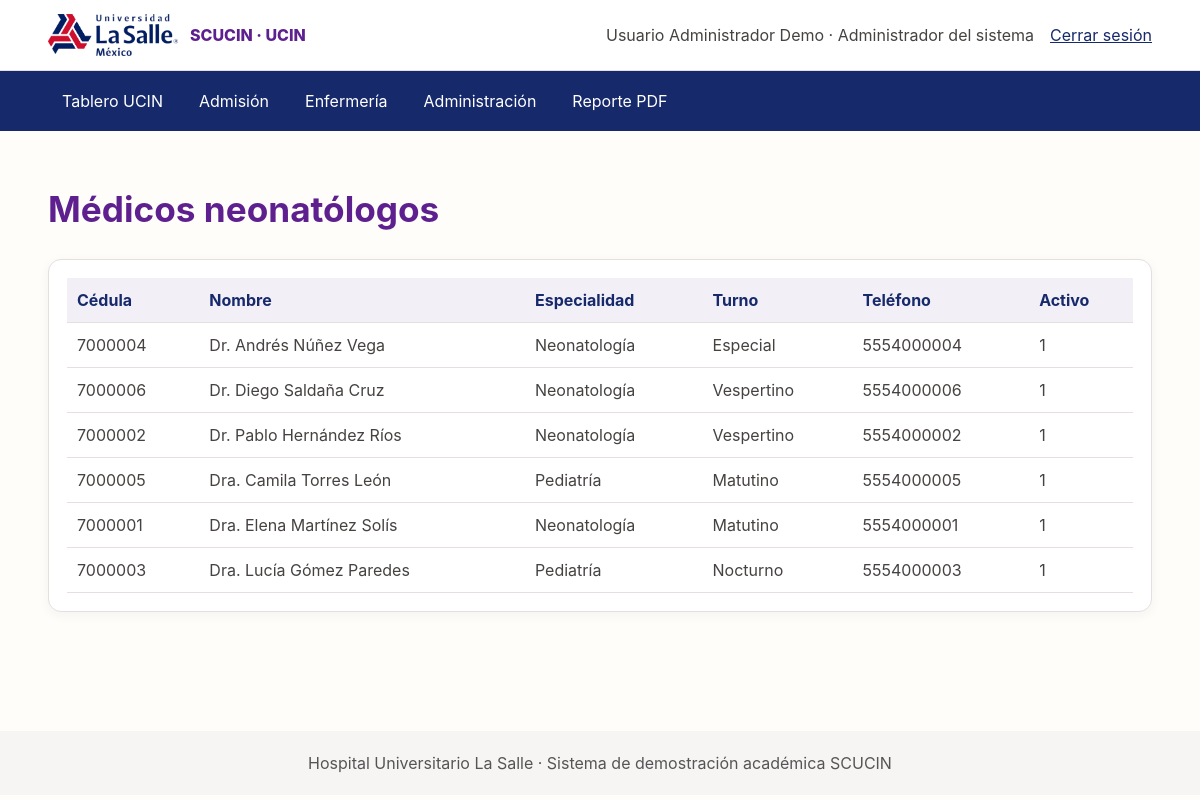
/modulos/administracion/medicos.php (signed in), run on the app's committed database.
### tables this page shows
CREATE TABLE medicos_neonatologos (
 id_medico INT UNSIGNED AUTO_INCREMENT PRIMARY KEY,
 cedula_profesional VARCHAR(8) NOT NULL UNIQUE,
 nombre_completo VARCHAR(150) NOT NULL,
 especialidad ENUM('Neonatología','Pediatría') NOT NULL,
 turno ENUM('Matutino','Vespertino','Nocturno','Especial') NOT NULL,
 telefono CHAR(10) NULL,
 correo VARCHAR(120) NULL,
 activo TINYINT(1) NOT NULL DEFAULT 1,
 CHECK(cedula_profesional REGEXP '^[0-9]{7,8}$'), CHECK(telefono IS NULL OR telefono REGEXP '^[0-9]{10}$')
);

### includes/funciones.php (called while the page is built, shortened)
<?php
function h($v): string { return htmlspecialchars((string)($v ?? ''), ENT_QUOTES | ENT_SUBSTITUTE, 'UTF-8'); }

### modulos/administracion/medicos.php (the view)
<?php require_once '../../includes/auth.php';require_once '../../config/conexion.php';exigir_roles(['Administrador del sistema']);$titulo='Médicos neonatólogos';require '../../includes/header.php';$rows=$pdo->query("SELECT cedula_profesional,nombre_completo,especialidad,turno,telefono,activo FROM medicos_neonatologos ORDER BY nombre_completo")->fetchAll();?><h1>Médicos neonatólogos</h1><div class="panel tabla-wrap"><table><thead><tr><th>Cédula</th><th>Nombre</th><th>Especialidad</th><th>Turno</th><th>Teléfono</th><th>Activo</th></tr></thead><tbody><?php foreach($rows as $r):?><tr><td><?= h($r['cedula_profesional']) ?></td><td><?= h($r['nombre_completo']) ?></td><td><?= h($r['especialidad']) ?></td><td><?= h($r['turno']) ?></td><td><?= h($r['telefono']) ?></td><td><?= h($r['activo']) ?></td></tr><?php endforeach;?></tbody></table></div><?php require '../../includes/footer.php';?>

### includes/header.php (shortened to what this page needs)
<?php require_once __DIR__.'/funciones.php'; ?>
<!doctype html><html lang="es"><head><?= h($titulo ?? 'SCUCIN') ?><link rel="stylesheet" href="/scucin/assets/css/estilos.css"><link rel="stylesheet" href="https://cdn.jsdelivr.net/npm/bootstrap-icons@1.11.3/font/bootstrap-icons.min.css"></head><body><header class="topbar"><a href="/scucin/modulos/camas/" class="marca"><img src="/scucin/assets/img/logo_lasalle.png" alt="La Salle"><span>SCUCIN · UCIN</span></a><div class="usuario-top"><?= h($_SESSION['nombre_completo'] ?? '') ?> · <?= h($_SESSION['rol'] ?? '') ?> <a href="/scucin/logout.php">Cerrar sesión</a></div></header><?php include __DIR__.'/menu.php'; ?><main class="contenedor"><?php mostrar_flash(); ?>

### includes/menu.php
<?php $r=$_SESSION['rol'] ?? ''; ?><nav class="menu"><a href="/scucin/modulos/camas/">Tablero UCIN</a><?php if(in_array($r,['Administrador del sistema','Captura'],true)): ?><a href="/scucin/modulos/admision/">Admisión</a><?php endif; ?><?php if(in_array($r,['Administrador del sistema','Visualización y actualización'],true)): ?><a href="/scucin/modulos/enfermeria/">Enfermería</a><?php endif; ?><?php if($r==='Administrador del sistema'): ?><a href="/scucin/modulos/administracion/">Administración</a><?php endif; ?><a href="/scucin/modulos/reportes/reporte_camas.php">Reporte PDF</a></nav>

### includes/footer.php
</main><footer class="pie">Hospital Universitario La Salle · Sistema de demostración académica SCUCIN</footer><script src="/scucin/assets/js/validaciones.js"></script><script src="/scucin/assets/js/pwa.js"></script></body></html>

### config/assets/css/estilos.css (style rules this page uses)
:root { --morado-institucional:#5E208E;--azul-marino:#16296B;--gris-carbon:#454240;--blanco-calido:#FFFDFA;--gris-claro-calido:#E5E0DF;--coral:#FF5D5D;--rojo-intenso:#F44444;--azul-claro:#AFCBF8;--azul-grisaceo:#95B1DE;--morado-claro:#7739A7;--dorado-ocre:#B88E23 }
* { box-sizing:border-box }
body { margin:0;background:var(--blanco-calido);color:var(--gris-carbon);font:16px/1.5 Inter,"Open Sans",system-ui,sans-serif }
.topbar { display:flex;justify-content:space-between;align-items:center;padding:12px 4%;background:#fff;border-bottom:1px solid var(--gris-claro-calido) }
.marca { display:flex;align-items:center;gap:12px;color:var(--morado-institucional);font-weight:800;text-decoration:none }
.marca img { height:46px;max-width:130px;object-fit:contain }
.usuario-top { display:flex;gap:16px;align-items:center }
.usuario-top a { color:var(--azul-marino) }
.menu { display:flex;gap:8px;flex-wrap:wrap;padding:10px 4%;background:var(--azul-marino) }
.menu a { color:white;text-decoration:none;padding:8px 14px;border-radius:7px }
.contenedor { max-width:1440px;margin:auto;padding:28px 4%;min-height:75vh }
h1 { color:var(--morado-institucional);font-size:clamp(1.6rem,3vw,2.2rem) }
.panel,.kpi,.espacio { background:#fff;border:1px solid var(--gris-claro-calido);border-radius:13px;padding:18px;box-shadow:0 3px 12px #2620200c }
.tabla-wrap { overflow-x:auto }
table { width:100%;border-collapse:collapse;min-width:800px }
th,td { text-align:left;padding:10px;border-bottom:1px solid var(--gris-claro-calido);vertical-align:top }
th { background:#f3eff6;color:var(--azul-marino) }
.pie { text-align:center;padding:20px;background:#f7f5f4;color:#555 }

### data on the page
medicos_neonatologos: cedula_profesional "7000004", nombre_completo "Dr. Andrés Núñez Vega", especialidad "Neonatología", turno "Especial", telefono "5554000004", activo "1"
medicos_neonatologos: cedula_profesional "7000006", nombre_completo "Dr. Diego Saldaña Cruz", especialidad "Neonatología", turno "Vespertino", telefono "5554000006", activo "1"
medicos_neonatologos: cedula_profesional "7000002", nombre_completo "Dr. Pablo Hernández Ríos", especialidad "Neonatología", turno "Vespertino", telefono "5554000002", activo "1"
medicos_neonatologos: cedula_profesional "7000005", nombre_completo "Dra. Camila Torres León", especialidad "Pediatría", turno "Matutino", telefono "5554000005", activo "1"
medicos_neonatologos: cedula_profesional "7000001", nombre_completo "Dra. Elena Martínez Solís", especialidad "Neonatología", turno "Matutino", telefono "5554000001", activo "1"
medicos_neonatologos: cedula_profesional "7000003", nombre_completo "Dra. Lucía Gómez Paredes", especialidad "Pediatría", turno "Nocturno", telefono "5554000003", activo "1"

### other printed values
$_SESSION['nombre_completo'] "Usuario Administrador Demo"
$_SESSION['rol'] "Administrador del sistema"
